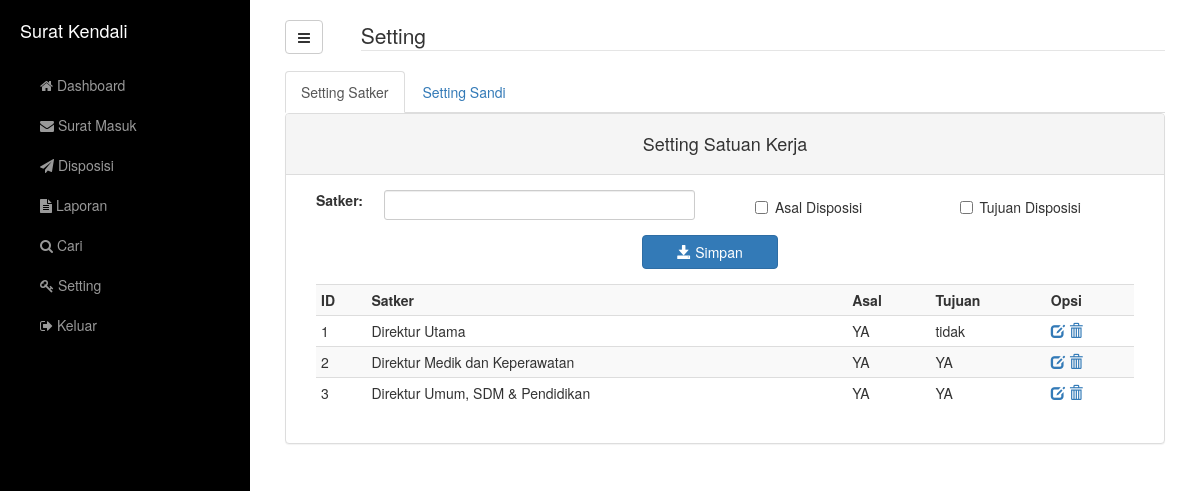
The page /setting.php (signed in) on the database its author committed.
### tables this page shows
CREATE TABLE `tsatker` (
  `id` int(11) NOT NULL,
  `satker` varchar(50) NOT NULL,
  `dari` tinyint(1) NOT NULL,
  `tujuan` tinyint(1) NOT NULL
);

### setting.php (the view, shortened to what this page needs)
<!DOCTYPE html>
<html lang="en">
<?php include('header.php');
$old = $new1 = $new2 = $edit = $satker = $pwd = '';
 $dari = $tuju = $id = 0;
?>
<body>
    <div id="wrapper">
        <?php include('menu.php'); ?>
        <div id="page-content-wrapper">
            <div class="container-fluid">
				<div class="row">
					<div class="col-md-1">
						<a href="#menu-toggle" class="btn btn-default" id="menu-toggle"><i class="fa fa-bars" aria-hidden="true"></i></a>
					</div>
					<div class="col-md-11">
						<legend>Setting</legend>
					</div>
				</div>
					<ul class="nav nav-tabs">
						<li class="active"><a data-toggle="tab" href="#satker">Setting Satker</a></li>
						<li><a data-toggle="tab" href="#sandi">Setting Sandi</a></li>
					</ul>
				<div class="tab-content">
					<div id="satker" class="tab-pane fade in active">
					<div class="panel panel-default">
						<div class="panel-heading text-center">
							<h4>Setting Satuan Kerja</h4>
						</div>
						<div class="panel-body">
							<form action="setting.php" method="POST" class="form-horizontal">
							<div class="form-group">
							<div class="col-md-6">
								<label class="col-md-2 text-right" for="satker">Satker:</label>
								<div class="col-md-10">
									<input <?=$edit ? "value='$satker'" : "";?> type="text" name="satker" id="satker" class="form-control input-sm">
								</div>
							</div>
							<div class="col-md-6">
								<div class="col-md-6">
								<label class="checkbox-inline"><input type="checkbox" name="dari" value="1" <?=$dari ? 'checked="checked"' : '';?>>Asal Disposisi</label>
								</div>
								<div class="col-md-6">
									<label class="checkbox-inline"><input type="checkbox" name="tuju" value="1" <?=$tuju ? 'checked="checked"' : '';?>>Tujuan Disposisi</label>
								</div>
							</div>
							</div>
							<div class="col-md-12 form-group">
								<button type="submit" name="sat" <?=($edit!=='') ? "value='$edit'" : "value=''" ;?> value="true" class="btn btn-primary col-md-2 col-md-offset-5 col-xs-4 col-xs-offset-4">
								<?=$edit ? '<span class="glyphicon glyphicon-save"></span> Update' : '<span class="glyphicon glyphicon-save"></span> Simpan';?></button>
							</div>
							</form>
							<div class="col-md-12">
							<div class="table-responsive">
								<table class="table table-condensed table-striped">
									<tr>
										<th>ID</th>
										<th>Satker</th>
										<th>Asal</th>
										<th>Tujuan</th>
										<th>Opsi</th>
									</tr>
									<?php
										$sql="select * from tsatker";
										$result=$db->query($sql);
										if ($db->affected_rows > 0) {
											while ($row = $result->fetch_array(MYSQLI_ASSOC)) {
												echo "<tr>";
												$id=$row['id'];
												echo "<td>".$id."</td>";
												echo "<td>".$row['satker']."</td>";
												$row['dari'] == 1 ? $dari='YA' : $dari='tidak';
												echo "<td>".$dari."</td>";
												$row['tujuan'] == 1 ? $tuju='YA' : $tuju='tidak';
												echo "<td>".$tuju."</td>";
												echo "<td>";
												echo "<a href='setting.php?edit=$id' data-toggle=\"tooltip\" title=\"Edit\"><span class=\"glyphicon glyphicon-edit\"></span></a>" ;
												echo "<a href='setting.php?hapus=$id' data-toggle=\"tooltip\" title=\"Hapus\"><span class=\"glyphicon glyphicon-trash\" onClick=\"return confirm('Yakin menghapus data tersebut?')\"></span></a>" ;
												echo "</td>";
												echo "</tr>";
											}
										}
									?>
								</table>
							</div>
							</div>
						</div>
					</div>
					</div>
				</div>
            </div>
        </div>
    </div>
</body>
</html>

### assets/css/simple-sidebar.css (style rules this page uses)
body { overflow-x: hidden; }
#wrapper { padding-left: 0; -webkit-transition: all 0.5s ease; -moz-transition: all 0.5s ease; -o-transition: all 0.5s ease; transition: all 0.5s ease; }
#page-content-wrapper { width: 100%; position: absolute; padding: 15px; }
@media (min-width:768px) { #wrapper { padding-left: 250px; } }
@media (min-width:768px) { #page-content-wrapper { padding: 20px; position: relative; } }

### rows shown on the page
tsatker: id "1", satker "Direktur Utama", dari "YA", tuju "tidak"
tsatker: id "2", satker "Direktur Medik dan Keperawatan", dari "YA", tuju "YA"
tsatker: id "3", satker "Direktur Umum, SDM & Pendidikan", dari "YA", tuju "YA"
